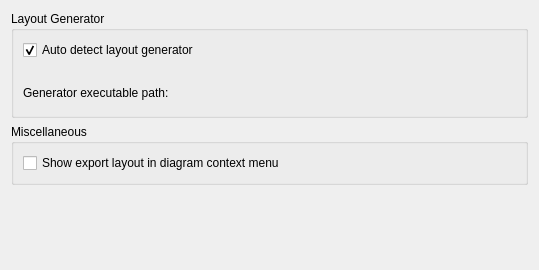
<?xml version="1.0" encoding="UTF-8"?>
<ui version="4.0">
 <class>AutoLayoutOptionPage</class>
 <widget class="QWidget" name="AutoLayoutOptionPage">
  <property name="geometry">
   <rect>
    <x>0</x>
    <y>0</y>
    <width>539</width>
    <height>270</height>
   </rect>
  </property>
  <layout class="QVBoxLayout">
   <item>
    <widget class="QGroupBox" name="groupBox">
     <property name="title">
      <string>Layout Generator</string>
     </property>
     <layout class="QGridLayout" name="gridLayout">
      <item row="0" column="0">
       <widget class="QCheckBox" name="m_autoDotPath">
        <property name="toolTip">
         <string>&lt;p&gt;The auto layout feature depends on layout generators provided by the GraphViz package, which is normally installed aside Umbrello by a package manager.&lt;/p&gt;
&lt;p&gt;Umbrello has built in support for detecting the install location of  these layout generators. For cases where this dependency is not available or do not fit, a different installation path could be provided.&lt;/p&gt;</string>
        </property>
        <property name="text">
         <string>Auto detect layout generator</string>
        </property>
        <property name="checked">
         <bool>true</bool>
        </property>
       </widget>
      </item>
      <item row="2" column="0">
       <widget class="QLabel" name="label">
        <property name="text">
         <string>Generator executable path:</string>
        </property>
       </widget>
      </item>
      <item row="3" column="0">
       <widget class="KUrlRequester" name="m_dotPath">
        <property name="sizePolicy">
         <sizepolicy hsizetype="Expanding" vsizetype="Preferred">
          <horstretch>1</horstretch>
          <verstretch>0</verstretch>
         </sizepolicy>
        </property>
        <property name="sizeIncrement">
         <size>
          <width>10</width>
          <height>0</height>
         </size>
        </property>
        <property name="mode">
         <set>KFile::Directory|KFile::ExistingOnly</set>
        </property>
       </widget>
      </item>
      <item row="1" column="0">
       <spacer name="verticalSpacer_2">
        <property name="orientation">
         <enum>Qt::Vertical</enum>
        </property>
        <property name="sizeType">
         <enum>QSizePolicy::Fixed</enum>
        </property>
        <property name="sizeHint" stdset="0">
         <size>
          <width>20</width>
          <height>20</height>
         </size>
        </property>
       </spacer>
      </item>
     </layout>
    </widget>
   </item>
   <item>
    <widget class="QGroupBox" name="Other">
     <property name="title">
      <string>Miscellaneous</string>
     </property>
     <layout class="QGridLayout" name="gridLayout_2">
      <item row="1" column="0">
       <widget class="QCheckBox" name="m_showExportLayout">
        <property name="toolTip">
         <string>&lt;p&gt;Dot file export is performed by using the export layout.&lt;/p&gt;&lt;p&gt;With this option checked, the export layout is added to the list of available diagram layouts and enables a quick dot export preview.&lt;/p&gt;</string>
        </property>
        <property name="text">
         <string>Show export layout in diagram context menu</string>
        </property>
       </widget>
      </item>
     </layout>
    </widget>
   </item>
   <item>
    <spacer name="verticalSpacer">
     <property name="orientation">
      <enum>Qt::Vertical</enum>
     </property>
     <property name="sizeHint" stdset="0">
      <size>
       <width>20</width>
       <height>40</height>
      </size>
     </property>
    </spacer>
   </item>
  </layout>
 </widget>
 <customwidgets>
  <customwidget>
   <class>KUrlRequester</class>
   <extends>QFrame</extends>
   <header>kurlrequester.h</header>
  </customwidget>
 </customwidgets>
 <resources/>
 <connections>
  <connection>
   <sender>m_autoDotPath</sender>
   <signal>toggled(bool)</signal>
   <receiver>m_dotPath</receiver>
   <slot>setDisabled(bool)</slot>
   <hints>
    <hint type="sourcelabel">
     <x>139</x>
     <y>54</y>
    </hint>
    <hint type="destinationlabel">
     <x>260</x>
     <y>128</y>
    </hint>
   </hints>
  </connection>
 </connections>
</ui>
